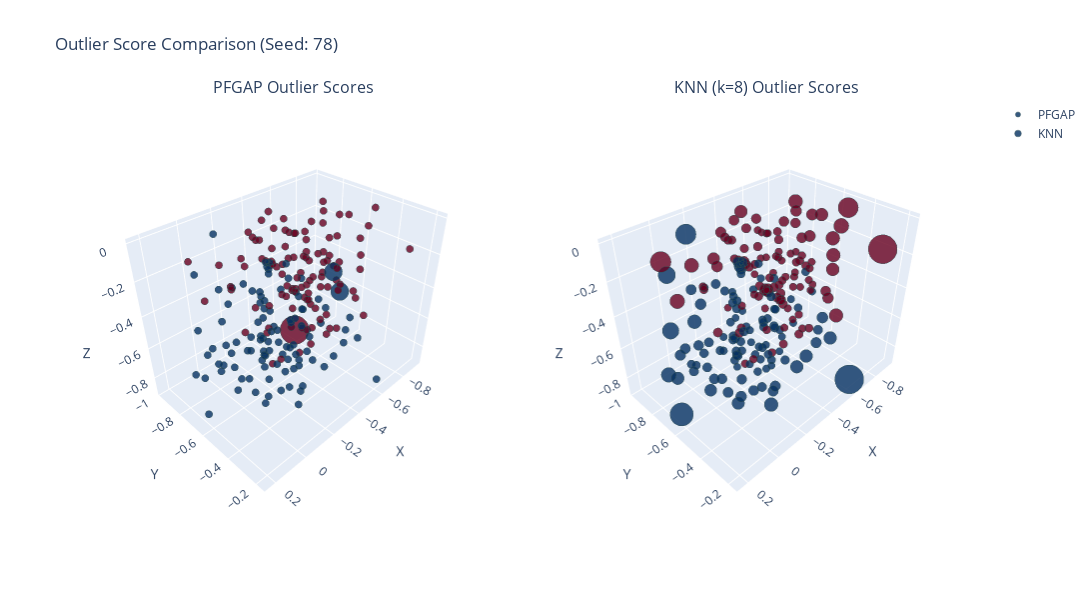

Notebook cell for this chart:
### Code cell
from Experiment4functions import create_3d_sphere_data
from sklearn.model_selection import train_test_split
import plotly.graph_objects as go
from plotly.subplots import make_subplots
import numpy as np

TRAIN_TEST_SPLIT = 0.7

def get_scores_for_seed(seed, method, k=None):
    """Helper function to get outlier scores from the flat DataFrame"""
    if k is not None:
        mask = (results_df['seed'] == seed) & (results_df['method'] == method) & (results_df['k'] == k)
    else:
        mask = (results_df['seed'] == seed) & (results_df['method'] == method)
    
    row = results_df[mask]
    if not row.empty:
        return row.iloc[0]['outlier_scores']
    return None

def plot_outlier_scores_3d(seed, k_value=8):
    """Plot outlier scores in 3D using the flat DataFrame"""
    # Generate the data
    data, labels, sphere = create_3d_sphere_data(seed)

    # Split data
    X_train, X_test, y_train, y_test = train_test_split(
        data, labels, test_size=1-TRAIN_TEST_SPLIT, 
        random_state=seed, stratify=labels
    )

    # Get outlier scores from the flat DataFrame
    pfgap_scores = get_scores_for_seed(seed, 'PFGAP-Euclidean')
    knn_scores = get_scores_for_seed(seed, 'KNN-Manifold', k=k_value)

    if pfgap_scores is None or knn_scores is None:
        print(f"❌ Could not find outlier scores for seed {seed}")
        print(f"PFGAP available: {pfgap_scores is not None}")
        print(f"KNN-Manifold (k={k_value}) available: {knn_scores is not None}")
        
        # Show which seeds have PFGAP data
        pfgap_seeds = results_df[results_df['method'] == 'PFGAP-Euclidean']['seed'].unique()
        print(f"Seeds with PFGAP data: {sorted(pfgap_seeds)}")
        return None

    # Normalize scores for marker size
    pfgap_scores = np.array(pfgap_scores)
    knn_scores = np.array(knn_scores)
    
    pfgap_range = np.ptp(pfgap_scores)
    knn_range = np.ptp(knn_scores)
    pfgap_norm = (pfgap_scores - pfgap_scores.min()) / (pfgap_range if pfgap_range > 0 else 1)
    knn_norm = (knn_scores - knn_scores.min()) / (knn_range if knn_range > 0 else 1)
    
    # Create a figure with subplots
    fig = make_subplots(
        rows=1, cols=2,
        specs=[[{'type': 'scene'}, {'type': 'scene'}]],
        subplot_titles=(f'PFGAP Outlier Scores', f'KNN (k={k_value}) Outlier Scores'),
        horizontal_spacing=0.05
    )
    
    # Add traces for PFGAP
    fig.add_trace(
        go.Scatter3d(
            x=X_train[:, 0],
            y=X_train[:, 1],
            z=X_train[:, 2],
            mode='markers',
            marker=dict(
                size=5 + 15 * pfgap_norm,
                color=y_train,
                colorscale='RdBu',
                opacity=0.8,
                line=dict(width=0.5, color='DarkSlateGrey')
            ),
            text=[f"PFGAP Score: {score:.4f}" for score in pfgap_scores],
            hoverinfo='text',
            name='PFGAP'
        ),
        row=1, col=1
    )
    
    # Add traces for KNN
    fig.add_trace(
        go.Scatter3d(
            x=X_train[:, 0],
            y=X_train[:, 1],
            z=X_train[:, 2],
            mode='markers',
            marker=dict(
                size=5 + 15 * knn_norm,
                color=y_train,
                colorscale='RdBu',
                opacity=0.8,
                line=dict(width=0.5, color='DarkSlateGrey')
            ),
            text=[f"KNN Score: {score:.4f}" for score in knn_scores],
            hoverinfo='text',
            name='KNN'
        ),
        row=1, col=2
    )
    
    # Set identical initial camera position
    camera = dict(eye=dict(x=1.5, y=1.5, z=1.5))
    
    fig.update_layout(
        height=600,
        width=1200,
        title_text=f"Outlier Score Comparison (Seed: {seed})",
        scene=dict(
            xaxis_title="X",
            yaxis_title="Y",
            zaxis_title="Z",
            camera=camera,
            uirevision="same_view"
        ),
        scene2=dict(
            xaxis_title="X",
            yaxis_title="Y",
            zaxis_title="Z",
            camera=camera,
            uirevision="same_view"
        )
    )
    
    return fig

# Display interactive plot for seed 67 (which has PFGAP data)
print("🎯 Creating 3D outlier score visualization...")
fig = plot_outlier_scores_3d(78, k_value=8)
if fig:
    fig.show()
else:
    print("Could not create 3D plot - trying different seed...")
    # Try seed 161 as backup
    fig = plot_outlier_scores_3d(161, k_value=8)
    if fig:
        fig.show()

### Figure 1 — Plotly figure (JSON) as saved in the notebook; plotly's stock layout.template omitted (floating-point values rounded to 4 significant figures; data arrays with more than 128 entries replaced by an {"elided": "..."} marker saying what was removed)
{"data": [{"hoverinfo": "text", "marker": {"color": {"elided": "209 float values"}, "colorscale": [[0, "rgb(103,0,31)"], [0.1, "rgb(178,24,43)"], [0.2, "rgb(214,96,77)"], [0.3, "rgb(244,165,130)"], [0.4, "rgb(253,219,199)"], [0.5, "rgb(247,247,247)"], [0.6, "rgb(209,229,240)"], [0.7, "rgb(146,197,222)"], [0.8, "rgb(67,147,195)"], [0.9, "rgb(33,102,172)"], [1, "rgb(5,48,97)"]], "line": {"color": "DarkSlateGrey", "width": 0.5}, "opacity": 0.8, "size": {"elided": "209 float values"}}, "mode": "markers", "name": "PFGAP", "scene": "scene", "text": {"elided": "209 str values"}, "type": "scatter3d", "x": {"elided": "209 float values"}, "y": {"elided": "209 float values"}, "z": {"elided": "209 float values"}}, {"hoverinfo": "text", "marker": {"color": {"elided": "209 float values"}, "colorscale": [[0, "rgb(103,0,31)"], [0.1, "rgb(178,24,43)"], [0.2, "rgb(214,96,77)"], [0.3, "rgb(244,165,130)"], [0.4, "rgb(253,219,199)"], [0.5, "rgb(247,247,247)"], [0.6, "rgb(209,229,240)"], [0.7, "rgb(146,197,222)"], [0.8, "rgb(67,147,195)"], [0.9, "rgb(33,102,172)"], [1, "rgb(5,48,97)"]], "line": {"color": "DarkSlateGrey", "width": 0.5}, "opacity": 0.8, "size": {"elided": "209 float values"}}, "mode": "markers", "name": "KNN", "scene": "scene2", "text": {"elided": "209 str values"}, "type": "scatter3d", "x": {"elided": "209 float values"}, "y": {"elided": "209 float values"}, "z": {"elided": "209 float values"}}], "layout": {"annotations": [{"font": {"size": 16}, "showarrow": false, "text": "PFGAP Outlier Scores", "x": 0.2375, "xanchor": "center", "xref": "paper", "y": 1, "yanchor": "bottom", "yref": "paper"}, {"font": {"size": 16}, "showarrow": false, "text": "KNN (k=8) Outlier Scores", "x": 0.7625, "xanchor": "center", "xref": "paper", "y": 1, "yanchor": "bottom", "yref": "paper"}], "height": 600, "scene": {"camera": {"eye": {"x": 1.5, "y": 1.5, "z": 1.5}}, "domain": {"x": [0, 0.475], "y": [0, 1]}, "uirevision": "same_view", "xaxis": {"title": {"text": "X"}}, "yaxis": {"title": {"text": "Y"}}, "zaxis": {"title": {"text": "Z"}}}, "scene2": {"camera": {"eye": {"x": 1.5, "y": 1.5, "z": 1.5}}, "domain": {"x": [0.525, 1], "y": [0, 1]}, "uirevision": "same_view", "xaxis": {"title": {"text": "X"}}, "yaxis": {"title": {"text": "Y"}}, "zaxis": {"title": {"text": "Z"}}}, "title": {"text": "Outlier Score Comparison (Seed: 78)"}, "width": 1200}}
